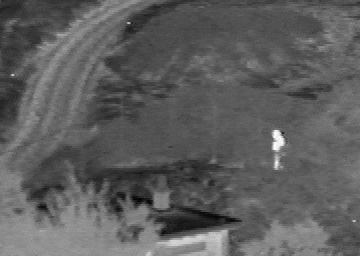
%> input picture False Color/1809i.bmp, 360 x 256 px
$ octave Main_add_color.m   (GNU Octave 9; MATLAB toolbox functions it lacks are replaced by stand-ins)
%> lines starting %> are read from the running program, lines starting %| are printed output that depends on the picture
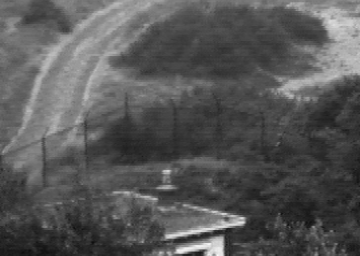
%> input picture False Color/1809v.bmp, 360 x 256 px
### False Color/gslvbo.m
function Y=gslvbo(X)

X1=im2double(X);
[hig,wid]=size(X1);
%> hig = 254; wid = 352

g=[0.0018;0.0215;0.0965;0.1592;0.0965;0.0215;0.0018];
G=g./(ones(size(g'))*g);
G=G*G';

X2=X1;

for y=4:hig-3
	for x=4:wid-3
        temp=[X1(y-3,x-3),X1(y-3,x-2),X1(y-3,x-1),X1(y-3,x),X1(y-3,x+1),X1(y-3,x+2),X1(y-3,x+3)
            X1(y-2,x-3),X1(y-2,x-2),X1(y-2,x-1),X1(y-2,x),X1(y-2,x+1),X1(y-2,x+2),X1(y-2,x+3)
            X1(y-1,x-3),X1(y-1,x-2),X1(y-1,x-1),X1(y-1,x),X1(y-1,x+1),X1(y-1,x+2),X1(y-1,x+3)
            X1(y,x-3),X1(y,x-2),X1(y,x-1),X1(y,x),X1(y,x+1),X1(y,x+2),X1(y,x+3)
            X1(y+1,x-3),X1(y+1,x-2),X1(y+1,x-1),X1(y+1,x),X1(y+1,x+1),X1(y+1,x+2),X1(y+1,x+3)
            X1(y+2,x-3),X1(y+2,x-2),X1(y+2,x-1),X1(y+2,x),X1(y+2,x+1),X1(y+2,x+2),X1(y+2,x+3)
            X1(y+3,x-3),X1(y+3,x-2),X1(y+3,x-1),X1(y+3,x),X1(y+3,x+1),X1(y+3,x+2),X1(y+3,x+3)];
        X2(y,x)=(ones(size(g')))*(G.*temp)*(ones(size(g)));
	end
end

Y=im2uint8(X2);

### False Color/canny4.m
function Y=canny4(X,TL,TH)

X=gslvbo(X);
figure;imshow(X);
X1=im2double(X);
[hig,wid]=size(X1);
%> hig = 254; wid = 352

X2=zeros(hig,wid);Z2=X2;
X3=X2;X4=X2;X5=X2;

M1=[02,05,02
    -1,00,-1
    -2,-3,-2];
M2=[-1,02,05
    -2,00,02
    -3,-2,-1];
M3=[-2,-1,02
    -3,00,05
    -2,-1,02];
M4=[-3,-2,-1
    -2,00,02
    -1,02,05];
M5=[-2,-3,-2
    -1,00,-1
    02,05,02];
M6=[-1,-2,-3
    02,00,-2
    05,02,-1];
M7=[02,-1,-2
    05,00,-3
    02,-1,-2];
M8=[05,02,-1
    02,00,-2
    -1,-2,-3];

for y=2:hig-1
    for x=2:wid-1
        M0=[X1(y-1,x-1),X1(y-1,x),X1(y-1,x+1)
            X1(y-0,x-1),X1(y-0,x),X1(y-0,x+1)
            X1(y+1,x-1),X1(y+1,x),X1(y+1,x+1)];

        div(1)=[1,1,1]*(M1.*M0)*[1;1;1];
        div(2)=[1,1,1]*(M2.*M0)*[1;1;1];
        div(3)=[1,1,1]*(M3.*M0)*[1;1;1];
        div(4)=[1,1,1]*(M4.*M0)*[1;1;1];
        div(5)=[1,1,1]*(M5.*M0)*[1;1;1];
        div(6)=[1,1,1]*(M6.*M0)*[1;1;1];
        div(7)=[1,1,1]*(M7.*M0)*[1;1;1];
        div(8)=[1,1,1]*(M8.*M0)*[1;1;1];
        div=div./9;
        divmax=max(div);
        X2(y,x)=divmax;

        if divmax==div(1)
            Z2(y,x)=1;
        elseif divmax==div(2)
            Z2(y,x)=2;
        elseif divmax==div(3)
            Z2(y,x)=3;
        elseif divmax==div(4)
            Z2(y,x)=4;
        elseif divmax==div(5)
            Z2(y,x)=5;
        elseif divmax==div(6)
            Z2(y,x)=6;
        elseif divmax==div(7)
            Z2(y,x)=7;
        else
            Z2(y,x)=8;
        end

    end
end
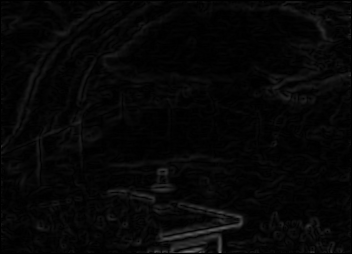
%> X2: size 254x352 double; min 0, max 0.436, mean 0.0269
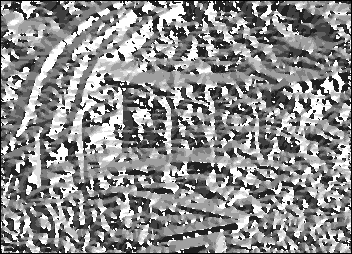
%> Z2: size 254x352 double; min 0, max 8, mean 4.36; drawn with min black and max white
%> after the loop, div = [-0.0174 -0.0183 -0.0139 -0.000871 0.0139 0.0235 0.0174 -0.00436]

MAX=max(max(X2));
%> MAX = 0.436
MIN=min(min(X2));
%> MIN = 0
for i=1:hig
    for j=1:wid
        X3(i,j)=(X2(i,j)-MIN)/(MAX-MIN);
    end
end

Z3=Z2;
X33=X3;

for y=hig-1:-1:2
    for x=wid-1:-1:2
        if (Z3(y,x)==1) || (Z3(y,x)==5)
            if (X33(y,x)<X33(y-1,x)) || (X33(y,x)<X33(y+1,x))
                X3(y,x)=0;
            end
        elseif (Z3(y,x)==2) || (Z3(y,x)==6)
            if (X33(y,x)<X33(y+1,x-1)) || (X33(y,x)<X33(y-1,x+1))
                X3(y,x)=0;
            end
        elseif (Z3(y,x)==3) || (Z3(y,x)==7)
            if (X33(y,x)<X33(y,x-1)) || (X33(y,x)<X33(y,x+1))
                X3(y,x)=0;
            end
        elseif (Z3(y,x)==4) || (Z3(y,x)==8)
            if (X33(y,x)<X33(y-1,x-1)) || (X33(y,x)<X33(y+1,x+1))
                X3(y,x)=0;
            end
        end
    end
end
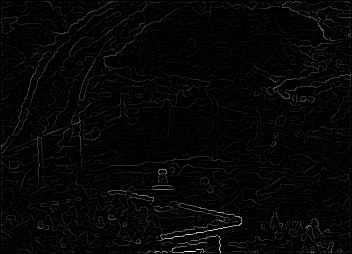
%> X3: size 254x352 double; min 0, max 1, mean 0.0209

for y=1+2:hig-2
    for x=1+2:wid-2
        if X3(y,x)>TL
            X4(y,x)=1;
        end
        if X3(y,x)>TH
            X5(y,x)=1;
        end
    end
end
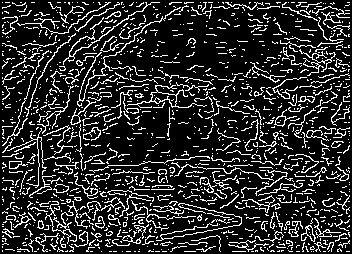
%> X4: size 254x352 double; values 0 (black) and 1 (white), 17.4% white in thin lines or dots
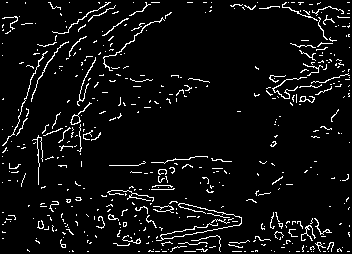
%> X5: size 254x352 double; values 0 (black) and 1 (white), 5.8% white in thin lines or dots

%%以下开始生长%%
flag=0;
X6=X5;
while flag==0
    X66=pengzhang(X6);
    X66=X66.*X4;
    X666=X66-X6;
    TEMP=ones(1,hig)*X666*ones(wid,1);
    X6=X66;
    if TEMP==0
        flag=1;
    end
end

Y=im2uint8(X6);

### False Color/pengzhang.m
function Y=pengzhang(X)

%X1=im2double(X);
X1=X;
[hig,wid]=size(X1);

X2=X1;

for y=1:hig
	for x=1:wid
        if X1(y,x)==1
            for i=-1:1
                for j=-1:1
                    yy=y+i;
                    xx=x+j;
                    if (yy>=1) && (yy<=hig) && (xx>=1) && (yy<=wid)
                        X2(yy,xx)=1;
                    end
                end
            end
        end

	end
end

%Y=im2uint8(X2);
Y=X2;

### False Color/Main_add_color.m
%% 程序分享
% 西安邮电大学图像处理团队-郝浩
% 个人博客 www.aomanhao.top
% Github https://github.com/AomanHao
%--------------------------------------

clear
close all
clc
%% %%%%%%%%%%%%%%%图像%%%%%%%%%%%%%%%%%%%%%%%%%%%%%%%%%%%%%%
I=imread('1809i.bmp');
V=imread('1809v.bmp');
V=V(1:254,5:356);I=I(3:256,1:352);

TH=0.1;TL=TH*0.4;
% tic
%> (the run ends here)
